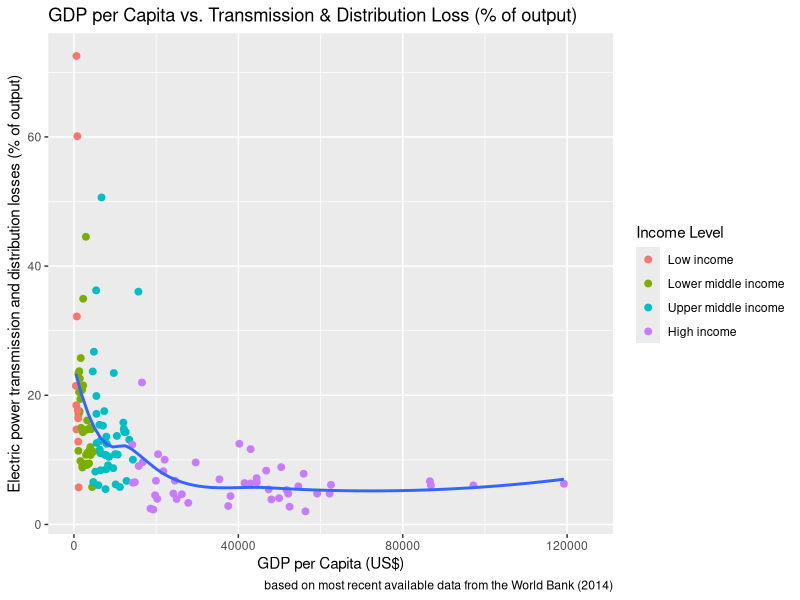
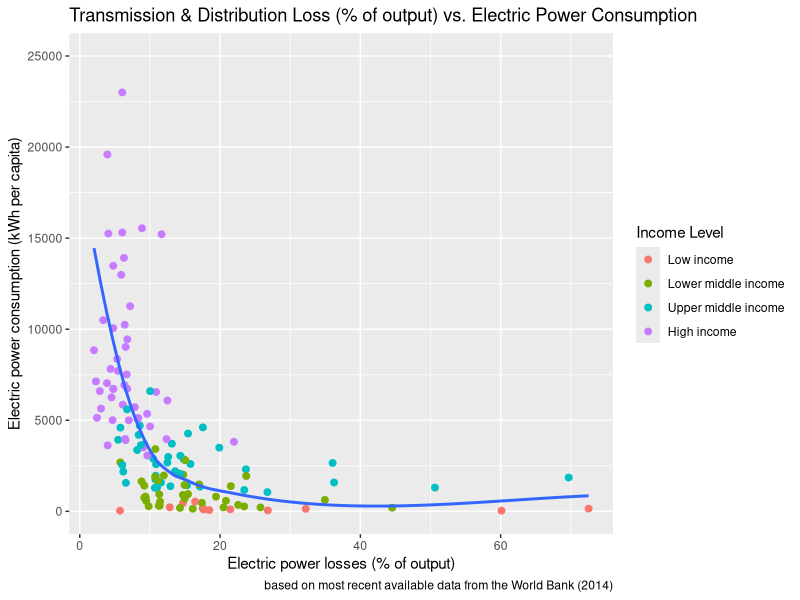
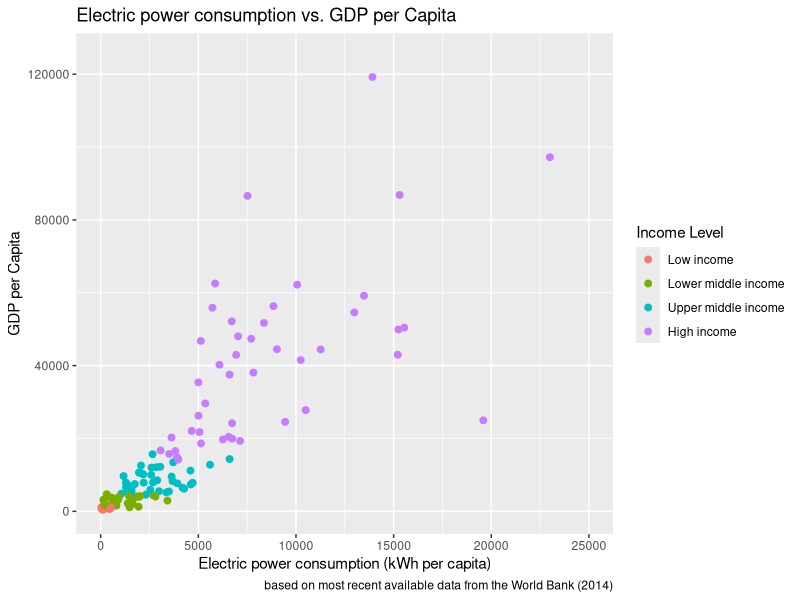
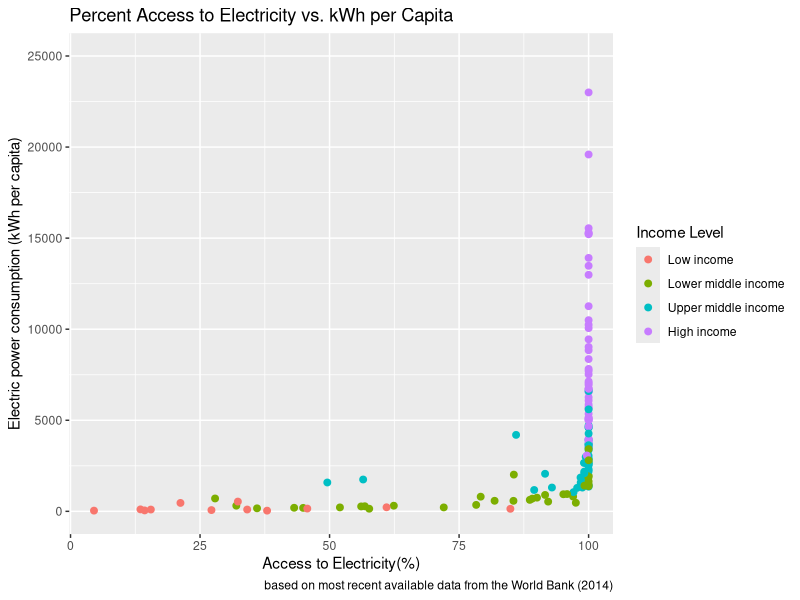
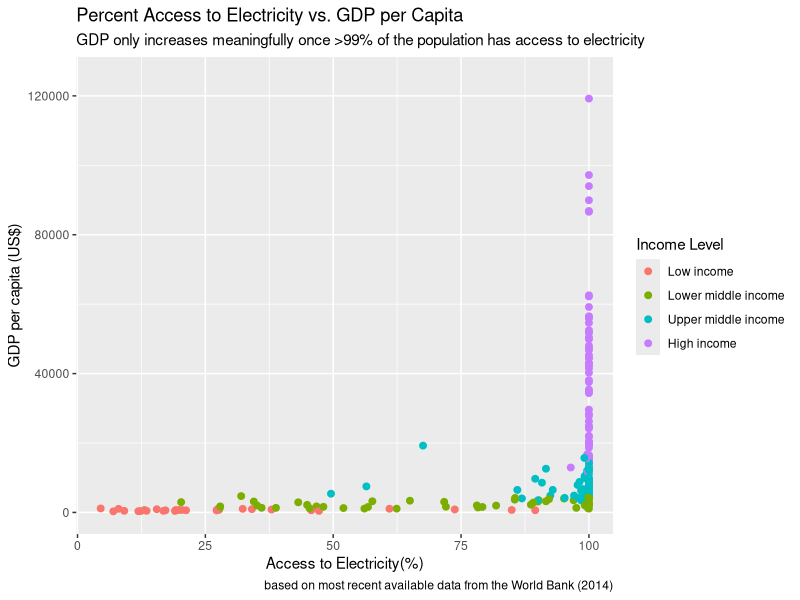
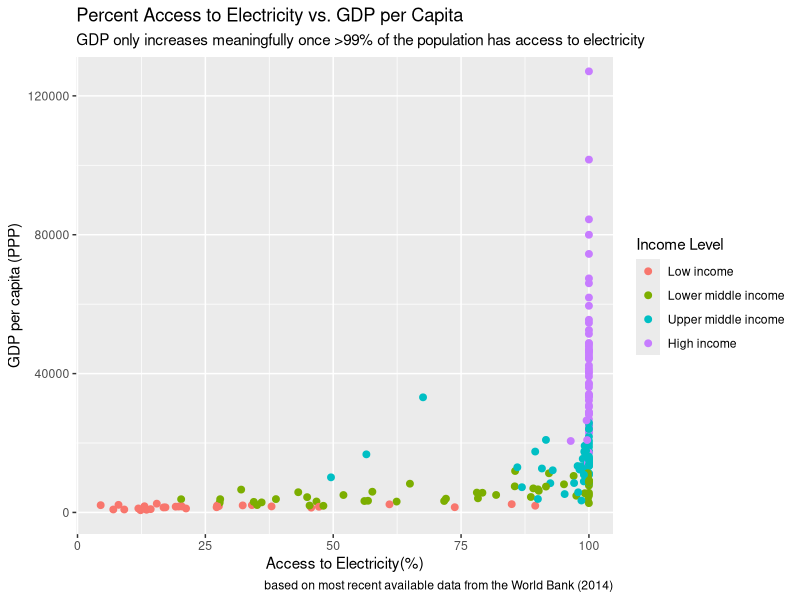

The R script that drew these images, in order:
# C. McClintock
# Electricity Theft
# Feb. 21st, 2018

# ......................................................................................................

# DATA IMPORT & CLEANING

# set up
getwd()
setwd("/Users/charmed33/R/HultPrize2018")

# libraries
library(tidyverse)
library(dplyr)

# read in the data, all from the world bank
powerloss <- read_csv("electric_loss.csv", skip = 4) 
# Electric power transmission and distribution losses (% of output)
access <- read_csv("access.csv", skip = 4) 
# Access to electricity (% of population)
population <- read_csv("population.csv", skip = 4)
# Population, total
kwh <- read_csv("kwhpercap.csv", skip = 4)
# Electric power consumption (kWh per capita)
gdp <- read_csv("gdp.csv", skip = 4)
# GDP (current US$)
gdppercap <- read_csv("gdppercap.csv", skip = 4)
# GDP per capita (international PPP $)
countries <- read_csv("wb_countrydata.csv")
# Children out of school, female (% of female primary school age)
girlsed <- read_csv("girlsed.csv", skip = 4)

# change some names, use data from 2014, last available
colnames(powerloss)[colnames(powerloss)=="Country Name"] <- "country"
colnames(powerloss)[colnames(powerloss)=="Country Code"] <- "country_code"
colnames(powerloss)[colnames(powerloss)=="2014"] <- "percentloss"

colnames(population)[colnames(population)=="Country Name"] <- "country"
colnames(population)[colnames(population)=="Country Code"] <- "country_code"
colnames(population)[colnames(population)=="2014"] <- "population"

colnames(gdp)[colnames(gdp)=="Country Name"] <- "country"
colnames(gdp)[colnames(gdp)=="Country Code"] <- "country_code"
colnames(gdp)[colnames(gdp)=="2014"] <- "gdp"

colnames(gdppercap)[colnames(gdppercap)=="Country Name"] <- "country"
colnames(gdppercap)[colnames(gdppercap)=="Country Code"] <- "country_code"
colnames(gdppercap)[colnames(gdppercap)=="2014"] <- "gdppercap"

colnames(kwh)[colnames(kwh)=="Country Name"] <- "country"
colnames(kwh)[colnames(kwh)=="Country Code"] <- "country_code"
colnames(kwh)[colnames(kwh)=="2014"] <- "kwh"

colnames(access)[colnames(access)=="Country Name"] <- "country"
colnames(access)[colnames(access)=="Country Code"] <- "country_code"
colnames(access)[colnames(access)=="2014"] <- "access"

colnames(girlsed)[colnames(girlsed)=="Country Name"] <- "country"
colnames(girlsed)[colnames(girlsed)=="Country Code"] <- "country_code"
colnames(girlsed)[colnames(girlsed)=="2014"] <- "girlsed"

names(countries) <- c("country_code","region","income_group","country")


# select the 2014 data
powerloss <- select(powerloss, country, country_code, percentloss)
population <- select(population, country, country_code, population)
gdp <- select(gdp, country, country_code, gdp)
gdppercap <- select(gdppercap, country, country_code, gdppercap)
kwh <- select(kwh, country, country_code, kwh)
access <- select(access, country, country_code, access)
girlsed <- select(girlsed, country, country_code, girlsed)

# merge it all together
power <- left_join(powerloss, countries, by = 
           c("country_code" = "country_code","country" = "country"))
power <- left_join(power, population, by = 
           c("country_code" = "country_code", "country" = "country"))
power <- left_join(power, gdp, by = 
           c("country_code" = "country_code", "country" = "country"))
power <- left_join(power, gdppercap, by = 
                     c("country_code" = "country_code", "country" = "country"))
power <- left_join(power, kwh, by = 
           c("country_code" = "country_code", "country" = "country"))
power <- left_join(power, access, by = 
           c("country_code" = "country_code", "country" = "country"))
power <- left_join(power, girlsed, by = 
           c("country_code" = "country_code", "country" = "country"))

# create gdp per capita by dividing gdp by population
power <- mutate(power, gdp_percap = gdp / population)
power <- select(power, country, country_code, region, 
                income_group, gdp, gdp_percap, population, everything())
power <- power[complete.cases(power[ , 3]),]
power$income_group <- as.factor(power$income_group)
power <- mutate(power,
                income_group=fct_relevel(income_group,
                  "Low income",
                  "Lower middle income",
                  "Upper middle income",
                  "High income"))

# .......................................................................................................

# EXPLORATORY DATA ANALYSIS

# how much electricity is being lost?
summary(power$percentloss) # average of 13 percent loss, much higher in poor countries
summary(power$gdp_percap)

# how does that vary by income group?

## average use by income group
kwhbyincome <- as.data.frame(power %>% 
                                   group_by(income_group) %>% 
                                   summarise(mean(kwh, na.rm = TRUE)))

## average percent loss by income group
percentbyincome <- as.data.frame(power %>% 
             group_by(income_group) %>% 
              summarise(mean(percentloss, na.rm = TRUE)))

## number of countries in each income group
numbyincome <- as.data.frame(power %>% 
             group_by(income_group) %>% 
             summarise(byincome = n()))

## number of countries in each income group
percentbyregion <- as.data.frame(power %>% 
                               group_by(region) %>% 
                               summarise(mean(percentloss, na.rm = TRUE)))


# generalized linear models 

# gdp per capita vs. percent loss
gdp_percentloss <- glm(gdp_percap ~ percentloss, data = power)
summary(gdp_percentloss) # intercept = 28953.6, slope = -851.6, p < .001

# kwh per capita vs. percent loss
percentloss_kwh <-  glm(kwh ~ percentloss, data = power)
summary(percentloss_kwh) # intercept = 6866.62, slope =-184.9, p < .001

# kwh per capita vs. gdp per capita
gdp_kwh <-  glm(kwh ~ gdp_percap, data = power)
summary(gdp_kwh) # intercept = 1134, slope = .1845, p < .001

# access vs. loss
access_loss <- glm(percentloss ~ access, data = power)
summary(access_loss) # intercept = 82.16, slope = .00132, p < .001

# ......................................................................................................

# VISUALIZATION

# gdp per capita vs. percent loss
ggplot(data = power, mapping = aes(gdp_percap, percentloss, na.rm = TRUE)) + 
  geom_point(aes(colour = factor(income_group)), size = 2) + geom_smooth(se = FALSE) +
  coord_cartesian(xlim = c(0, 125000)) + labs(colour = "Income Level", 
       title = "GDP per Capita vs. Transmission & Distribution Loss (% of output)", 
       caption = "based on most recent available data from the World Bank (2014)",
       x = "GDP per Capita (US$)", 
       y = "Electric power transmission and distribution losses (% of output)")

# kwh per capita vs. percent loss
ggplot(data = power, mapping = aes(percentloss, kwh, na.rm = TRUE)) + 
  geom_point(aes(colour = factor(income_group)), size = 2) + geom_smooth(se = FALSE) +
  coord_cartesian(ylim = c(0, 25000)) + labs(colour = "Income Level", 
       title = "Transmission & Distribution Loss (% of output) vs. Electric Power Consumption", 
       caption = "based on most recent available data from the World Bank (2014)",
       y = "Electric power consumption (kWh per capita)", 
       x = "Electric power losses (% of output)")

# kwh per capita vs. gdp per capita
ggplot(data = power, mapping = aes(kwh, gdp_percap), na.rm = TRUE) + 
  geom_point(aes(colour = factor(income_group)), size = 2) + coord_cartesian(ylim = c(0,125000),
  xlim=c(0,25000)) + labs(colour = "Income Level", 
       title = "Electric power consumption vs. GDP per Capita", 
       caption = "based on most recent available data from the World Bank (2014)",
       y = "GDP per Capita", 
       x = "Electric power consumption (kWh per capita)")

# kwh per capita vs. percent access
ggplot(data = power, mapping = aes(access, kwh), na.rm = TRUE) + 
  geom_point(aes(colour = factor(income_group)), size = 2) + 
  coord_cartesian(ylim = c(0,25000)) + 
  labs(colour = "Income Level", 
       title = "Percent Access to Electricity vs. kWh per Capita", 
       caption = "based on most recent available data from the World Bank (2014)",
       x = "Access to Electricity(%)", 
       y = "Electric power consumption (kWh per capita)")

# gdp per capita (US$) vs. percent access
ggplot(data = power, mapping = aes(access, gdp_percap), na.rm = TRUE) + 
  geom_point(aes(colour = factor(income_group)), size = 2)  + 
  coord_cartesian(ylim = c(0,125000)) + 
  labs(colour = "Income Level", 
       title = "Percent Access to Electricity vs. GDP per Capita", 
       subtitle = "GDP only increases meaningfully once >99% of the population has access to electricity",
       caption = "based on most recent available data from the World Bank (2014)",
       x = "Access to Electricity(%)", 
       y = "GDP per capita (US$)")

# gdp per capita (PPP) vs. percent access
ggplot(data = power, mapping = aes(access, gdppercap), na.rm = TRUE) + 
  geom_point(aes(colour = factor(income_group)), size = 2)  + 
  coord_cartesian(ylim = c(0,125000)) + 
  labs(colour = "Income Level", 
       title = "Percent Access to Electricity vs. GDP per Capita", 
       subtitle = "GDP only increases meaningfully once >99% of the population has access to electricity",
       caption = "based on most recent available data from the World Bank (2014)",
       x = "Access to Electricity(%)", 
       y = "GDP per capita (PPP)")
